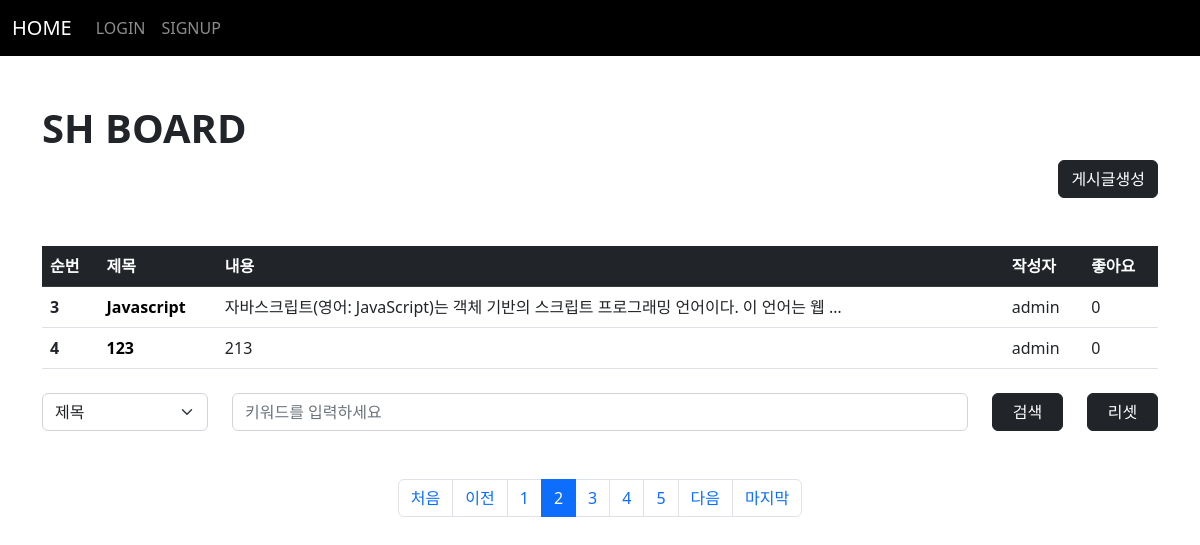
The page /board/index/?page=2 on the database its author committed.
### board/models.py (models this page shows, shortened)
class Board(models.Model):
    subject = models.CharField(max_length=100)
    writer = models.ForeignKey(User, on_delete=models.CASCADE, related_name="writer")
    content = models.TextField()
    pubdate = models.DateTimeField()
    likey = models.ManyToManyField(User, blank=True, related_name="likey")

### acc/models.py (models this page shows, shortened)
class User(AbstractUser): # AbstractBaseUser 아니에요
    pic = models.ImageField(upload_to="user")
    comment = models.TextField()
    point = models.IntegerField(default=0)

### board/views.py (the view)
# urls.py: path('index/', views.index, name="index"),
def index(request):
    kw = request.GET.get("kw", "")
    cate = request.GET.get("cate", "")
    pg = request.GET.get("page", 1)
    if kw:
        if cate == "sub":
            b = Board.objects.filter(subject_startswith=kw)
        elif cate == "wri":
            try:
                from acc.models import User
                u = User.objects.get(username=kw)
                b = Board.objects.filter(writer=u)
            except:
                b = Board.objects.none()
        elif cate == "con":
            b = Board.objects.filter(content__contains=kw)
    else:
        b = Board.objects.all()
    pag = Paginator(b, 2)
    obj = pag.get_page(pg)
    context = {
        "bset" : obj,
        "kw" : kw,
        "cate" : cate,
    }
    return render(request, "board/index.html", context)

### templates/board/index.html (shortened to what this page needs)
{% extends 'base.html' %}
{% block con %}
   {% load mathfilters %}
    <h1><b>SH BOARD</b></h1>
    <div class="text-end">
        <a href="{% url 'board:create' %}" class="btn btn-dark">게시글생성</a>
    </div>
    <table class="table mt-5 table-hover">
        <thead>
            <tr class="table-dark">
                <th scope="col">순번</th>
                <th scope="col">제목</th>
                <th scope="col">내용</th>
                <th scope="col">작성자</th>
                <th scope="col">좋아요</th>
            </tr>
        </thead>
        <tbody>
            {% for i in bset %}
                <tr>
                    <th scope="row">{{ bset.start_index|add:forloop.counter0 }}</th>
                    <td><a class="sub" href="{% url 'board:detail' i.id %}">{{ i.subject }}</a></td>
                    <td>{{ i.content|truncatewords:10 }}</td>
                    <td>{{ i.writer }}</td>
                    <td>{{ i.likey.count }}</td>
                </tr>
            {% empty %}
                    <tr>
                        <th colspan="5" class="text-center">{% if kw %}검색결과가 없습니다...{% else %}첫번째 게시글을 작성해주세요!!{% endif %}</th>
                    </tr>
            {% endfor %}
        </tbody>
    </table>
    <form>
        <div class="mt-4 mb-4 row">
            <div class="col-sm-2">
                <select class="form-select" name="cate">
                    <option value="sub" {% if cate == "sub" %}selected{% endif %}>제목</option>
                </select>
            </div>
            <div class="col-sm-8">
                <input type="text" name="kw" value="{{kw}}" class="form-control" placeholder="키워드를 입력하세요">
            </div>
            <div class="col-sm-1">
                <button class="btn btn-dark" style="width:100%">검색</button>
            </div>
            <div class="col-sm-1">
                <a href="{% url 'board:index' %}"><button type="button" class="btn btn-dark" style="width:100%">리셋</button></a>
            </div>
        </div>
    </form>
    <nav aria-label="Page navigation example" class="mt-5">
        <ul class="pagination justify-content-center">
            {% if bset.has_previous %}
                <li class="page-item"><a class="page-link" href="{% url 'board:index' %}?page=1">처음</a></li>
                <li class="page-item"><a class="page-link" href="{% url 'board:index' %}?page={{bset.previous_page_number}}">이전</a></li>
            {% else %}
                <li class="page-item disabled"><a class="page-link">처음</a></li>
                <li class="page-item disabled"><a class="page-link">이전</a></li>
            {% endif %}
            {% for i in bset.paginator.page_range %}
                {% if i >= bset.number|sub:4 and bset.number|add:5 >= i %}
                    <li class="page-item {% if bset.number == i %}active{% endif %}"><a class="page-link" href="{% url 'board:index' %}?page={{i}}">{{i}}</a></li>
                {% endif %}
            {% endfor %}
            {% if bset.has_next %}
                <li class="page-item"><a class="page-link" href="{% url 'board:index' %}?page={{bset.next_page_number}}">다음</a></li>
                <li class="page-item"><a class="page-link" href="{% url 'board:index' %}?page={{bset.paginator.num_pages}}">마지막</a></li>
            {% else %}
                <li class="page-item disabled"><a class="page-link">다음</a></li>
                <li class="page-item disabled"><a class="page-link">마지막</a></li>
            {% endif %}
        </ul>
    </nav>
{% endblock %}

### templates/board/index.html (style rules this page uses)
.sub { text-decoration: none; font-weight: bold; color: black; }

### rows shown on the page
Board: start_index|add "3", subject "Javascript", content "자바스크립트(영어: JavaScript)는 객체 기반의 스크립트 프로그래밍 언어이다. 이 언어는 웹 …", writer "admin", likey.count "0"
Board: start_index|add "4", subject "123", content "213", writer "admin", likey.count "0"

### other values the page prints
{{ i }} "1" "2" "3" "4" "5"
